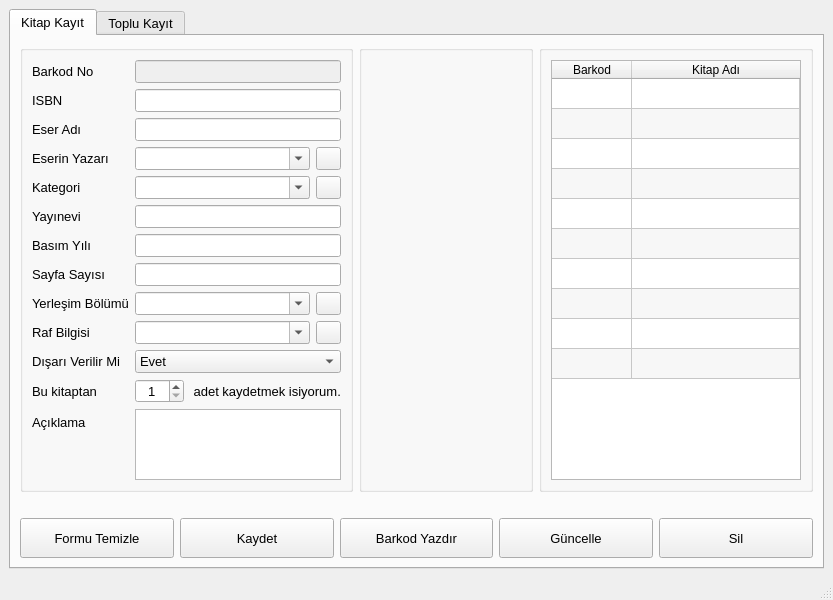
<?xml version="1.0" encoding="UTF-8"?>
<ui version="4.0">
 <class>MainWindow</class>
 <widget class="QMainWindow" name="MainWindow">
  <property name="geometry">
   <rect>
    <x>0</x>
    <y>0</y>
    <width>772</width>
    <height>600</height>
   </rect>
  </property>
  <property name="windowTitle">
   <string>Kitap Kayıt</string>
  </property>
  <widget class="QWidget" name="centralwidget">
   <layout class="QVBoxLayout" name="verticalLayout">
    <item>
     <widget class="QTabWidget" name="tabWidget">
      <property name="font">
       <font>
        <pointsize>10</pointsize>
       </font>
      </property>
      <property name="currentIndex">
       <number>0</number>
      </property>
      <widget class="QWidget" name="tab_kitapKayit">
       <attribute name="title">
        <string>Kitap Kayıt</string>
       </attribute>
       <layout class="QVBoxLayout" name="verticalLayout_5">
        <item>
         <layout class="QHBoxLayout" name="horizontalLayout_2">
          <item>
           <widget class="QGroupBox" name="groupBox">
            <property name="minimumSize">
             <size>
              <width>0</width>
              <height>400</height>
             </size>
            </property>
            <property name="maximumSize">
             <size>
              <width>400</width>
              <height>16777215</height>
             </size>
            </property>
            <property name="title">
             <string/>
            </property>
            <layout class="QFormLayout" name="formLayout">
             <item row="0" column="0">
              <widget class="QLabel" name="label_25">
               <property name="font">
                <font>
                 <pointsize>10</pointsize>
                </font>
               </property>
               <property name="text">
                <string>Barkod No</string>
               </property>
              </widget>
             </item>
             <item row="0" column="1">
              <widget class="QLineEdit" name="le_barkode">
               <property name="enabled">
                <bool>false</bool>
               </property>
               <property name="font">
                <font>
                 <pointsize>10</pointsize>
                </font>
               </property>
               <property name="toolTip">
                <string>Barkod No kurum kodu ile otomatik oluşturulmaktadır</string>
               </property>
              </widget>
             </item>
             <item row="1" column="0">
              <widget class="QLabel" name="label_2">
               <property name="font">
                <font>
                 <pointsize>10</pointsize>
                </font>
               </property>
               <property name="text">
                <string>ISBN</string>
               </property>
              </widget>
             </item>
             <item row="1" column="1">
              <widget class="QLineEdit" name="le_isbn">
               <property name="font">
                <font>
                 <pointsize>10</pointsize>
                </font>
               </property>
               <property name="maxLength">
                <number>13</number>
               </property>
              </widget>
             </item>
             <item row="2" column="0">
              <widget class="QLabel" name="label">
               <property name="font">
                <font>
                 <pointsize>10</pointsize>
                </font>
               </property>
               <property name="text">
                <string>Eser Adı</string>
               </property>
              </widget>
             </item>
             <item row="2" column="1">
              <widget class="QLineEdit" name="le_bookName">
               <property name="font">
                <font>
                 <pointsize>10</pointsize>
                </font>
               </property>
              </widget>
             </item>
             <item row="3" column="0">
              <widget class="QLabel" name="label_3">
               <property name="font">
                <font>
                 <pointsize>10</pointsize>
                </font>
               </property>
               <property name="text">
                <string>Eserin Yazarı</string>
               </property>
              </widget>
             </item>
             <item row="3" column="1">
              <layout class="QHBoxLayout" name="horizontalLayout_3">
               <item>
                <widget class="QComboBox" name="combo_authorName">
                 <property name="font">
                  <font>
                   <pointsize>10</pointsize>
                  </font>
                 </property>
                 <property name="editable">
                  <bool>true</bool>
                 </property>
                 <property name="currentIndex">
                  <number>0</number>
                 </property>
                 <item>
                  <property name="text">
                   <string/>
                  </property>
                 </item>
                </widget>
               </item>
               <item>
                <widget class="QPushButton" name="btn_addAuthor">
                 <property name="sizePolicy">
                  <sizepolicy hsizetype="Fixed" vsizetype="Fixed">
                   <horstretch>0</horstretch>
                   <verstretch>0</verstretch>
                  </sizepolicy>
                 </property>
                 <property name="maximumSize">
                  <size>
                   <width>25</width>
                   <height>16777215</height>
                  </size>
                 </property>
                 <property name="text">
                  <string/>
                 </property>
                 <property name="icon">
                  <iconset>
                   <normaloff>../img/add2.png</normaloff>../img/add2.png</iconset>
                 </property>
                 <property name="iconSize">
                  <size>
                   <width>16</width>
                   <height>16</height>
                  </size>
                 </property>
                </widget>
               </item>
              </layout>
             </item>
             <item row="4" column="0">
              <widget class="QLabel" name="label_4">
               <property name="font">
                <font>
                 <pointsize>10</pointsize>
                </font>
               </property>
               <property name="text">
                <string>Kategori</string>
               </property>
              </widget>
             </item>
             <item row="4" column="1">
              <layout class="QHBoxLayout" name="horizontalLayout_5">
               <item>
                <widget class="QComboBox" name="combo_category">
                 <property name="font">
                  <font>
                   <pointsize>10</pointsize>
                  </font>
                 </property>
                 <property name="editable">
                  <bool>true</bool>
                 </property>
                 <property name="currentIndex">
                  <number>0</number>
                 </property>
                 <item>
                  <property name="text">
                   <string/>
                  </property>
                 </item>
                </widget>
               </item>
               <item>
                <widget class="QPushButton" name="btn_addCategori">
                 <property name="sizePolicy">
                  <sizepolicy hsizetype="Fixed" vsizetype="Fixed">
                   <horstretch>0</horstretch>
                   <verstretch>0</verstretch>
                  </sizepolicy>
                 </property>
                 <property name="maximumSize">
                  <size>
                   <width>25</width>
                   <height>16777215</height>
                  </size>
                 </property>
                 <property name="text">
                  <string/>
                 </property>
                 <property name="icon">
                  <iconset>
                   <normaloff>../img/add2.png</normaloff>../img/add2.png</iconset>
                 </property>
                 <property name="iconSize">
                  <size>
                   <width>16</width>
                   <height>16</height>
                  </size>
                 </property>
                </widget>
               </item>
              </layout>
             </item>
             <item row="5" column="0">
              <widget class="QLabel" name="label_5">
               <property name="font">
                <font>
                 <pointsize>10</pointsize>
                </font>
               </property>
               <property name="text">
                <string>Yayınevi</string>
               </property>
              </widget>
             </item>
             <item row="5" column="1">
              <widget class="QLineEdit" name="le_publisher">
               <property name="font">
                <font>
                 <pointsize>10</pointsize>
                </font>
               </property>
              </widget>
             </item>
             <item row="6" column="0">
              <widget class="QLabel" name="label_6">
               <property name="font">
                <font>
                 <pointsize>10</pointsize>
                </font>
               </property>
               <property name="text">
                <string>Basım Yılı</string>
               </property>
              </widget>
             </item>
             <item row="6" column="1">
              <widget class="QLineEdit" name="le_publicationYear">
               <property name="font">
                <font>
                 <pointsize>10</pointsize>
                </font>
               </property>
              </widget>
             </item>
             <item row="7" column="0">
              <widget class="QLabel" name="label_7">
               <property name="font">
                <font>
                 <pointsize>10</pointsize>
                </font>
               </property>
               <property name="text">
                <string>Sayfa Sayısı</string>
               </property>
              </widget>
             </item>
             <item row="7" column="1">
              <widget class="QLineEdit" name="le_pageCount">
               <property name="font">
                <font>
                 <pointsize>10</pointsize>
                </font>
               </property>
              </widget>
             </item>
             <item row="8" column="0">
              <widget class="QLabel" name="label_9">
               <property name="font">
                <font>
                 <pointsize>10</pointsize>
                </font>
               </property>
               <property name="text">
                <string>Yerleşim Bölümü</string>
               </property>
              </widget>
             </item>
             <item row="8" column="1">
              <layout class="QHBoxLayout" name="horizontalLayout_6">
               <item>
                <widget class="QComboBox" name="combo_section">
                 <property name="font">
                  <font>
                   <pointsize>10</pointsize>
                  </font>
                 </property>
                 <property name="editable">
                  <bool>true</bool>
                 </property>
                 <property name="currentIndex">
                  <number>0</number>
                 </property>
                 <item>
                  <property name="text">
                   <string/>
                  </property>
                 </item>
                </widget>
               </item>
               <item>
                <widget class="QPushButton" name="btn_addSection">
                 <property name="sizePolicy">
                  <sizepolicy hsizetype="Fixed" vsizetype="Fixed">
                   <horstretch>0</horstretch>
                   <verstretch>0</verstretch>
                  </sizepolicy>
                 </property>
                 <property name="maximumSize">
                  <size>
                   <width>25</width>
                   <height>16777215</height>
                  </size>
                 </property>
                 <property name="text">
                  <string/>
                 </property>
                 <property name="icon">
                  <iconset>
                   <normaloff>../img/add2.png</normaloff>../img/add2.png</iconset>
                 </property>
                 <property name="iconSize">
                  <size>
                   <width>16</width>
                   <height>16</height>
                  </size>
                 </property>
                </widget>
               </item>
              </layout>
             </item>
             <item row="9" column="0">
              <widget class="QLabel" name="label_10">
               <property name="font">
                <font>
                 <pointsize>10</pointsize>
                </font>
               </property>
               <property name="text">
                <string>Raf Bilgisi</string>
               </property>
              </widget>
             </item>
             <item row="9" column="1">
              <layout class="QHBoxLayout" name="horizontalLayout_7">
               <item>
                <widget class="QComboBox" name="combo_bookshelf">
                 <property name="font">
                  <font>
                   <pointsize>10</pointsize>
                  </font>
                 </property>
                 <property name="editable">
                  <bool>true</bool>
                 </property>
                 <property name="currentIndex">
                  <number>0</number>
                 </property>
                 <item>
                  <property name="text">
                   <string/>
                  </property>
                 </item>
                </widget>
               </item>
               <item>
                <widget class="QPushButton" name="btn_addBookshelf">
                 <property name="sizePolicy">
                  <sizepolicy hsizetype="Fixed" vsizetype="Fixed">
                   <horstretch>0</horstretch>
                   <verstretch>0</verstretch>
                  </sizepolicy>
                 </property>
                 <property name="maximumSize">
                  <size>
                   <width>25</width>
                   <height>16777215</height>
                  </size>
                 </property>
                 <property name="text">
                  <string/>
                 </property>
                 <property name="icon">
                  <iconset>
                   <normaloff>../img/add2.png</normaloff>../img/add2.png</iconset>
                 </property>
                 <property name="iconSize">
                  <size>
                   <width>16</width>
                   <height>16</height>
                  </size>
                 </property>
                </widget>
               </item>
              </layout>
             </item>
             <item row="10" column="0">
              <widget class="QLabel" name="label_11">
               <property name="font">
                <font>
                 <pointsize>10</pointsize>
                </font>
               </property>
               <property name="text">
                <string>Dışarı Verilir Mi</string>
               </property>
              </widget>
             </item>
             <item row="10" column="1">
              <widget class="QComboBox" name="combo_exportability">
               <property name="enabled">
                <bool>true</bool>
               </property>
               <property name="font">
                <font>
                 <pointsize>10</pointsize>
                </font>
               </property>
               <property name="editable">
                <bool>false</bool>
               </property>
               <property name="currentIndex">
                <number>1</number>
               </property>
               <item>
                <property name="text">
                 <string>Hayır</string>
                </property>
               </item>
               <item>
                <property name="text">
                 <string>Evet</string>
                </property>
               </item>
               <item>
                <property name="text">
                 <string>Sadece Personel</string>
                </property>
               </item>
              </widget>
             </item>
             <item row="12" column="0">
              <widget class="QLabel" name="label_12">
               <property name="font">
                <font>
                 <pointsize>10</pointsize>
                </font>
               </property>
               <property name="text">
                <string>Açıklama</string>
               </property>
              </widget>
             </item>
             <item row="12" column="1">
              <widget class="QPlainTextEdit" name="plain_description">
               <property name="font">
                <font>
                 <pointsize>10</pointsize>
                </font>
               </property>
              </widget>
             </item>
             <item row="11" column="0">
              <widget class="QLabel" name="label_13">
               <property name="font">
                <font>
                 <pointsize>10</pointsize>
                </font>
               </property>
               <property name="text">
                <string>Bu kitaptan</string>
               </property>
              </widget>
             </item>
             <item row="11" column="1">
              <layout class="QHBoxLayout" name="horizontalLayout_8">
               <item>
                <widget class="QSpinBox" name="spinBox_bookCount">
                 <property name="maximumSize">
                  <size>
                   <width>70</width>
                   <height>16777215</height>
                  </size>
                 </property>
                 <property name="toolTip">
                  <string>Bu sayı kaç adet barkod üretileceğini belirler.
Her kitap eşsiz bir barkod no ile kaydedilir.</string>
                 </property>
                 <property name="alignment">
                  <set>Qt::AlignCenter</set>
                 </property>
                 <property name="buttonSymbols">
                  <enum>QAbstractSpinBox::UpDownArrows</enum>
                 </property>
                 <property name="accelerated">
                  <bool>false</bool>
                 </property>
                 <property name="minimum">
                  <number>1</number>
                 </property>
                 <property name="maximum">
                  <number>100</number>
                 </property>
                </widget>
               </item>
               <item>
                <widget class="QLabel" name="label_8">
                 <property name="text">
                  <string> adet kaydetmek isiyorum.</string>
                 </property>
                </widget>
               </item>
              </layout>
             </item>
            </layout>
           </widget>
          </item>
          <item>
           <widget class="QGroupBox" name="groupBox_2">
            <property name="title">
             <string/>
            </property>
            <layout class="QVBoxLayout" name="verticalLayout_2">
             <item>
              <widget class="QLabel" name="label_barcodeImg">
               <property name="minimumSize">
                <size>
                 <width>150</width>
                 <height>75</height>
                </size>
               </property>
               <property name="maximumSize">
                <size>
                 <width>150</width>
                 <height>75</height>
                </size>
               </property>
               <property name="font">
                <font>
                 <pointsize>10</pointsize>
                </font>
               </property>
               <property name="text">
                <string/>
               </property>
               <property name="scaledContents">
                <bool>true</bool>
               </property>
               <property name="alignment">
                <set>Qt::AlignCenter</set>
               </property>
               <property name="margin">
                <number>0</number>
               </property>
              </widget>
             </item>
             <item>
              <widget class="QLabel" name="label_bookImg">
               <property name="minimumSize">
                <size>
                 <width>100</width>
                 <height>200</height>
                </size>
               </property>
               <property name="maximumSize">
                <size>
                 <width>150</width>
                 <height>200</height>
                </size>
               </property>
               <property name="font">
                <font>
                 <pointsize>10</pointsize>
                </font>
               </property>
               <property name="text">
                <string/>
               </property>
               <property name="pixmap">
                <pixmap>../img/addImg.png</pixmap>
               </property>
               <property name="alignment">
                <set>Qt::AlignCenter</set>
               </property>
               <property name="margin">
                <number>0</number>
               </property>
              </widget>
             </item>
             <item>
              <spacer name="verticalSpacer">
               <property name="orientation">
                <enum>Qt::Vertical</enum>
               </property>
               <property name="sizeHint" stdset="0">
                <size>
                 <width>20</width>
                 <height>40</height>
                </size>
               </property>
              </spacer>
             </item>
            </layout>
           </widget>
          </item>
          <item>
           <widget class="QGroupBox" name="groupBox_3">
            <property name="title">
             <string/>
            </property>
            <layout class="QVBoxLayout" name="verticalLayout_4">
             <item>
              <widget class="QTableWidget" name="table_bookList">
               <property name="minimumSize">
                <size>
                 <width>250</width>
                 <height>0</height>
                </size>
               </property>
               <property name="editTriggers">
                <set>QAbstractItemView::NoEditTriggers</set>
               </property>
               <property name="alternatingRowColors">
                <bool>true</bool>
               </property>
               <property name="selectionMode">
                <enum>QAbstractItemView::SingleSelection</enum>
               </property>
               <property name="selectionBehavior">
                <enum>QAbstractItemView::SelectRows</enum>
               </property>
               <property name="sortingEnabled">
                <bool>true</bool>
               </property>
               <property name="cornerButtonEnabled">
                <bool>false</bool>
               </property>
               <property name="rowCount">
                <number>10</number>
               </property>
               <attribute name="horizontalHeaderDefaultSectionSize">
                <number>50</number>
               </attribute>
               <attribute name="horizontalHeaderMinimumSectionSize">
                <number>80</number>
               </attribute>
               <attribute name="horizontalHeaderStretchLastSection">
                <bool>true</bool>
               </attribute>
               <attribute name="verticalHeaderVisible">
                <bool>false</bool>
               </attribute>
               <attribute name="verticalHeaderDefaultSectionSize">
                <number>30</number>
               </attribute>
               <attribute name="verticalHeaderStretchLastSection">
                <bool>false</bool>
               </attribute>
               <row>
                <property name="text">
                 <string>1</string>
                </property>
               </row>
               <row/>
               <row/>
               <row/>
               <row/>
               <row/>
               <row/>
               <row/>
               <row/>
               <row/>
               <column>
                <property name="text">
                 <string>Barkod</string>
                </property>
               </column>
               <column>
                <property name="text">
                 <string>Kitap Adı</string>
                </property>
               </column>
              </widget>
             </item>
            </layout>
           </widget>
          </item>
         </layout>
        </item>
        <item>
         <layout class="QHBoxLayout" name="horizontalLayout">
          <property name="topMargin">
           <number>20</number>
          </property>
          <item>
           <widget class="QPushButton" name="btn_clear">
            <property name="minimumSize">
             <size>
              <width>60</width>
              <height>40</height>
             </size>
            </property>
            <property name="font">
             <font>
              <pointsize>10</pointsize>
             </font>
            </property>
            <property name="text">
             <string>Formu Temizle</string>
            </property>
           </widget>
          </item>
          <item>
           <widget class="QPushButton" name="btn_save">
            <property name="minimumSize">
             <size>
              <width>60</width>
              <height>40</height>
             </size>
            </property>
            <property name="font">
             <font>
              <pointsize>10</pointsize>
             </font>
            </property>
            <property name="text">
             <string>Kaydet</string>
            </property>
           </widget>
          </item>
          <item>
           <widget class="QPushButton" name="btn_update_2">
            <property name="minimumSize">
             <size>
              <width>60</width>
              <height>40</height>
             </size>
            </property>
            <property name="font">
             <font>
              <pointsize>10</pointsize>
             </font>
            </property>
            <property name="text">
             <string>Barkod Yazdır</string>
            </property>
           </widget>
          </item>
          <item>
           <widget class="QPushButton" name="btn_update">
            <property name="minimumSize">
             <size>
              <width>60</width>
              <height>40</height>
             </size>
            </property>
            <property name="font">
             <font>
              <pointsize>10</pointsize>
             </font>
            </property>
            <property name="text">
             <string>Güncelle</string>
            </property>
           </widget>
          </item>
          <item>
           <widget class="QPushButton" name="btn_del">
            <property name="minimumSize">
             <size>
              <width>60</width>
              <height>40</height>
             </size>
            </property>
            <property name="font">
             <font>
              <pointsize>10</pointsize>
             </font>
            </property>
            <property name="text">
             <string>Sil</string>
            </property>
           </widget>
          </item>
         </layout>
        </item>
       </layout>
      </widget>
      <widget class="QWidget" name="tab_topluKayit">
       <attribute name="title">
        <string>Toplu Kayıt</string>
       </attribute>
       <layout class="QVBoxLayout" name="verticalLayout_3">
        <item>
         <widget class="QTableWidget" name="table_topluKayit">
          <attribute name="horizontalHeaderDefaultSectionSize">
           <number>100</number>
          </attribute>
          <attribute name="horizontalHeaderMinimumSectionSize">
           <number>30</number>
          </attribute>
          <attribute name="horizontalHeaderStretchLastSection">
           <bool>true</bool>
          </attribute>
          <attribute name="verticalHeaderStretchLastSection">
           <bool>false</bool>
          </attribute>
          <row>
           <property name="text">
            <string>1</string>
           </property>
          </row>
          <row>
           <property name="text">
            <string>2</string>
           </property>
          </row>
          <row>
           <property name="text">
            <string>3</string>
           </property>
          </row>
          <row>
           <property name="text">
            <string>4</string>
           </property>
          </row>
          <row>
           <property name="text">
            <string>5</string>
           </property>
          </row>
          <column>
           <property name="text">
            <string>ISBN</string>
           </property>
          </column>
          <column>
           <property name="text">
            <string>Eser Adı</string>
           </property>
          </column>
          <column>
           <property name="text">
            <string>Yazarı</string>
           </property>
          </column>
          <column>
           <property name="text">
            <string>Kategori</string>
           </property>
          </column>
          <column>
           <property name="text">
            <string>Dolap-Bölüm</string>
           </property>
          </column>
          <column>
           <property name="text">
            <string>Raf Bilgisi</string>
           </property>
          </column>
          <column>
           <property name="text">
            <string>Yayınevi</string>
           </property>
          </column>
          <column>
           <property name="text">
            <string>Sayfa Sayısı</string>
           </property>
          </column>
          <column>
           <property name="text">
            <string>Basım Yılı</string>
           </property>
          </column>
          <column>
           <property name="text">
            <string>Açıklama</string>
           </property>
          </column>
         </widget>
        </item>
        <item>
         <layout class="QHBoxLayout" name="horizontalLayout_4">
          <property name="spacing">
           <number>30</number>
          </property>
          <item>
           <widget class="QPushButton" name="btn_getDataFromExcel">
            <property name="text">
             <string>Excelden Veri Aktar</string>
            </property>
           </widget>
          </item>
          <item>
           <widget class="QPushButton" name="btn_saveAll">
            <property name="text">
             <string>Kaydet</string>
            </property>
           </widget>
          </item>
         </layout>
        </item>
       </layout>
      </widget>
     </widget>
    </item>
   </layout>
  </widget>
  <widget class="QMenuBar" name="menubar">
   <property name="geometry">
    <rect>
     <x>0</x>
     <y>0</y>
     <width>772</width>
     <height>21</height>
    </rect>
   </property>
  </widget>
  <widget class="QStatusBar" name="statusbar"/>
 </widget>
 <resources/>
 <connections/>
</ui>
